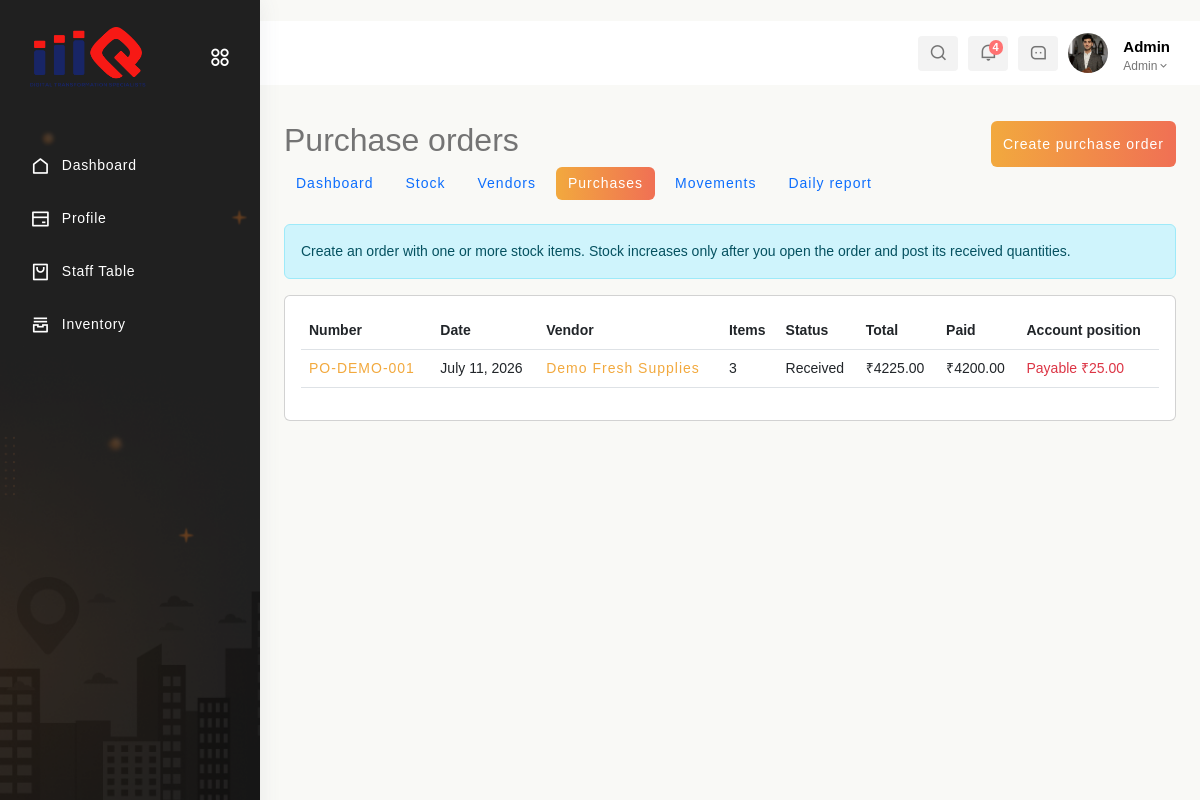
Page /inventory/purchases/ (signed in) on the committed database.
### app1/models.py (models this page shows, shortened)
class Admin(models.Model):
    username = models.CharField(max_length=100)
    password = models.CharField(max_length=100)
    phone_number = models.BigIntegerField()
    email = models.EmailField()
    is_active = models.BooleanField(default=True)

### app2/models.py (models this page shows, shortened)
class PurchaseOrder(models.Model):
    STATUS_CHOICES = [('draft', 'Draft'), ('ordered', 'Ordered'), ('received', 'Received'), ('cancelled', 'Cancelled')]
    PAYMENT_METHOD_CHOICES = [('cash', 'Cash'), ('card', 'Card'), ('upi', 'UPI'), ('bank', 'Bank Transfer'), ('credit', 'Credit')]
    number = models.CharField(max_length=40, unique=True)
    vendor = models.ForeignKey(Vendor, on_delete=models.PROTECT, related_name='purchase_orders')
    purchase_date = models.DateField(default=datetime.now)
    status = models.CharField(max_length=20, choices=STATUS_CHOICES, default='draft')
    amount_paid = models.DecimalField(max_digits=12, decimal_places=2, default=0, validators=[MinValueValidator(Decimal('0'))])
    payment_method = models.CharField(max_length=20, choices=PAYMENT_METHOD_CHOICES, blank=True)
    payment_date = models.DateField(null=True, blank=True)
    notes = models.TextField(blank=True)
    created_by = models.CharField(max_length=100, blank=True)
    created_at = models.DateTimeField(auto_now_add=True)
    updated_at = models.DateTimeField(auto_now=True)
    class Meta:
        ordering = ['-purchase_date', '-id']
    @property
    def total_amount(self):
        return sum((item.line_total for item in self.items.all()), Decimal('0'))
    @property
    def balance_amount(self):
        return self.total_amount - self.return_total - self.total_paid
    @property
    def return_total(self):
        if not self.pk:
            return Decimal('0')
        return self.vendor_returns.aggregate(total=models.Sum('purchase_cost_amount'))['total'] or Decimal('0')
    @property
    def total_paid(self):
        if not self.pk:
            return Decimal('0')
        return self.payments.aggregate(total=models.Sum('amount'))['total'] or Decimal('0')

class Vendor(models.Model):
    name = models.CharField(max_length=255, unique=True)
    contact_person = models.CharField(max_length=255, blank=True)
    phone_number = models.CharField(max_length=30, blank=True)
    email = models.EmailField(blank=True)
    address = models.TextField(blank=True)
    gst_number = models.CharField(max_length=50, blank=True)
    is_active = models.BooleanField(default=True)
    created_at = models.DateTimeField(auto_now_add=True)
    updated_at = models.DateTimeField(auto_now=True)
    class Meta:
        ordering = ['name']
    def __str__(self):
        return self.name

class PurchaseOrderItem(models.Model):
    purchase_order = models.ForeignKey(PurchaseOrder, on_delete=models.CASCADE, related_name='items')
    inventory_item = models.ForeignKey(Inventory, on_delete=models.PROTECT, related_name='purchase_items')
    quantity_ordered = models.DecimalField(max_digits=12, decimal_places=3, validators=[MinValueValidator(Decimal('0.001'))])
    quantity_received = models.DecimalField(max_digits=12, decimal_places=3, default=0, validators=[MinValueValidator(Decimal('0'))])
    quantity_posted = models.DecimalField(max_digits=12, decimal_places=3, default=0, editable=False)
    unit = models.CharField(max_length=50, choices=INVENTORY_UNIT_CHOICES)
    unit_cost = models.DecimalField(max_digits=12, decimal_places=2, validators=[MinValueValidator(Decimal('0'))])
    class Meta:
        unique_together = [('purchase_order', 'inventory_item')]
    @property
    def line_total(self):
        return self.quantity_ordered * self.unit_cost

### app1/inventory_views.py (the view)
# urls.py: path('inventory/purchases/', inventory_views.purchase_order_list, name='purchase_order_list'),
def purchase_order_list(request):
    auth, response = _guard(request)
    if response: return response
    user, kind = auth
    return render(request, 'Inventory/po_list.html', _context(user, kind, purchase_orders=PurchaseOrder.objects.select_related('vendor').prefetch_related('items')))

### app1/inventory_views.py (called while the page is built)
def _access(request, read_only=False):
    user, user_type = get_logged_in_user(request)
    if not user:
        return None, None
    allowed = user_type == 'admin' or (user_type == 'staff' and user.role.lower() == 'inventory')
    if read_only and user_type == 'staff' and user.role.lower() == 'receptionist':
        allowed = True
    return (user, user_type) if allowed else (None, 'forbidden')

def _guard(request, read_only=False):
    user, kind = _access(request, read_only)
    if not user:
        messages.error(request, 'You do not have permission to access inventory.')
        return None, redirect('signin' if kind is None else 'staff_dashboard')
    return (user, kind), None

def _context(user, kind, **kwargs):
    return {'data': user, 'user_type': kind, 'base_template': 'Rest-Admin/base.html' if kind == 'admin' else 'Staff/base.html', **kwargs}

### app1/views.py (called while the page is built)
def get_logged_in_user(request):
    user_id = request.session.get('user_id')
    user_type = request.session.get('user_type')
    if not user_id or not user_type:
        return None, None
    try:
        if user_type == 'admin':
            return Admin.objects.get(id=user_id), 'admin'
        if user_type == 'staff':
            return Staff.objects.get(id=user_id), 'staff'
    except (Admin.DoesNotExist, Staff.DoesNotExist):
        return None, None
    return None, None

### templates/Inventory/po_list.html
{% extends base_template %}{% block content %}<div class="container-fluid py-4"><div class="d-flex justify-content-between"><h2>Purchase orders</h2><a class="btn btn-primary" href="{% url 'purchase_order_add' %}">Create purchase order</a></div>{% include 'Inventory/_nav.html' %}<div class="alert alert-info">Create an order with one or more stock items. Stock increases only after you open the order and post its received quantities.</div><div class="card p-3 table-responsive"><table class="table"><thead><tr><th>Number</th><th>Date</th><th>Vendor</th><th>Items</th><th>Status</th><th>Total</th><th>Paid</th><th>Account position</th></tr></thead><tbody>{% for po in purchase_orders %}<tr><td><a href="{% url 'purchase_order_detail' po.pk %}">{{ po.number }}</a></td><td>{{ po.purchase_date }}</td><td><a href="{% url 'vendor_ledger' po.vendor.pk %}">{{ po.vendor }}</a></td><td>{{ po.items.count }}</td><td>{{ po.get_status_display }}</td><td>₹{{ po.total_amount|floatformat:2 }}</td><td>₹{{ po.total_paid|floatformat:2 }}</td><td>{% if po.balance_amount > 0 %}<span class="text-danger">Payable ₹{{ po.balance_amount|floatformat:2 }}</span>{% elif po.balance_amount < 0 %}<span class="text-success">Advance ₹{{ po.advance_amount|floatformat:2 }}</span>{% else %}<span class="text-success">Paid</span>{% endif %}</td></tr>{% empty %}<tr><td colspan="8">No purchase orders found.</td></tr>{% endfor %}</tbody></table></div></div>{% endblock %}

### templates/Rest-Admin/base.html (shortened to what this page needs)
{% load static %}
<!DOCTYPE html>
<html lang="en">
<head>
    <link href='https://unpkg.com/boxicons@2.1.4/css/boxicons.min.css' rel='stylesheet'>
    <link rel="stylesheet" href="https://cdnjs.cloudflare.com/ajax/libs/font-awesome/6.0.0/css/all.min.css">
    <link href="https://cdn.jsdelivr.net/npm/bootstrap@5.3.0/dist/css/bootstrap.min.css" rel="stylesheet">
    <link rel="stylesheet" type="text/css" href="https://cdn.datatables.net/1.11.5/css/jquery.dataTables.min.css">
    <link href="https://cdn.jsdelivr.net/npm/remixicon/fonts/remixicon.css" rel="stylesheet">
    <link rel="stylesheet" href="https://unpkg.com/swiper/swiper-bundle.min.css">
    <link rel="stylesheet" href="https://cdn.jsdelivr.net/npm/bootstrap@5.3.0-alpha3/dist/css/bootstrap.min.css">
    <link rel="stylesheet" href="https://cdnjs.cloudflare.com/ajax/libs/font-awesome/6.0.0-beta3/css/all.min.css">
    <link href="https://cdn.jsdelivr.net/npm/remixicon/fonts/remixicon.css" rel="stylesheet">
    <link href="https://cdn.jsdelivr.net/npm/bootstrap@5.3.0/dist/css/bootstrap.min.css" rel="stylesheet">
    <link rel="stylesheet" href="{% static 'app1/css/homepage3.css' %}">
</head>
<body>
    <section id="sidebar" class="toggle_hide">
        <div class="logo-wrapper logo-wrapper-center">
            <a href="#" data-bs-original-title="" title="">
                <img class="img-fluid for-white" src="{% static 'images/c-logo.png' %}" alt="logo">
            </a>
            <div class="toggle-sidebar">
                <i class="ri-apps-2-line status_toggle middle sidebar-toggle"></i>
            </div>
        </div>
        <div class="sidebar-main">
            <div id="sidebar-menu">
                <ul class="sidebar-links" id="simple-bar">
                    <li class="sidebar-list">
                        <a class="sidebar-link sidebar-title link-nav" href="{% url 'Admin_Dashboard' %}">
                            <i class="ri-home-line"></i>
                            <span>Dashboard</span>
                        </a>
                    </li>
                    <li class="sidebar-list">
                        <a class="sidebar-link sidebar-title link-nav" href="{% url 'update_restaurant' %}">
                            <i class="ri-bank-card-line"></i>
                            <span>Profile</span>
                        </a>
                    </li>
                    <li class="sidebar-list">
                        <a class="sidebar-link sidebar-title link-nav" href="{% url 'add_staff' %}">
                            <i class="ri-shopping-bag-2-line"></i>
                            <span>Staff Table</span>
                        </a>
                    </li>
                    <li class="sidebar-list">
                        <a class="sidebar-link sidebar-title link-nav" href="{% url 'inventory_dashboard' %}">
                            <i class="ri-archive-stack-line"></i><span>Inventory</span>
                        </a>
                    </li>
                </ul>
            </div>
        </div>
    </section>
    <section id="content">
        <nav>
            <div class="nav-right col-xl-6 col-5 pull-right right-header p-0">
                <ul class="nav-menus">
                    <li class="search-icon">
                        <span class="header-search">
                            <i class="ri-search-line"></i>
                        </span>
                    </li>
                    <li class="onhover-dropdown">
                        <div class="notification-box">
                            <i class="ri-notification-line"></i>
                            <span class="badge rounded-pill badge-theme">4</span>
                        </div>
                    </li>
                    <li class="onhover-dropdown">
                        <div class="messages-box">
                            <i class="ri-message-3-line"></i>
                        </div>
                    </li>
                    <li class="profile-nav onhover-dropdown pe-0 me-0">
                        <div class="media profile-media">
                            <img class="user-profile rounded-circle" src="{% static 'images/1.jpg' %}" alt="">
                            <div class="media-body">
                                <span>{{data.username}}</span>
                                <p class="mb-0 font-roboto">Admin<i class="middle ri-arrow-down-s-line"></i></p>
                            </div>
                        </div>
                    </li>
                </ul>
            </div>
        </nav>
        <main>
            {% block content %}
            {% endblock %}
        </main>
    </section>
</body>
</html>

### templates/Rest-Admin/base.html (style rules this page uses)
.media-body span { font-weight: 600; font-size: 15px; color: black; }

### rows in the picture
Admin: username "Admin"
PurchaseOrder: number "PO-DEMO-001", purchase_date "July 11, 2026", vendor "Demo Fresh Supplies", items.count "3", status "Received", total_amount "4225.00", total_paid "4200.00", balance_amount "25.00"
